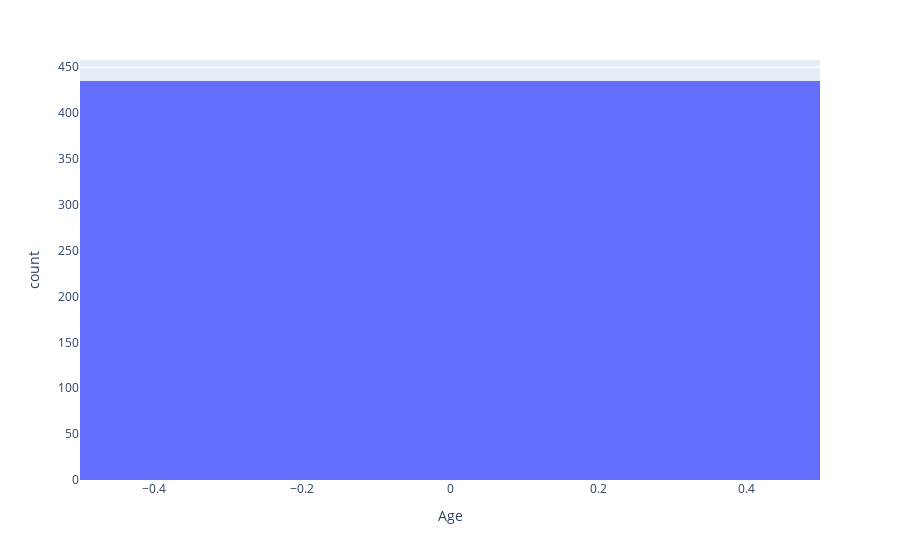

Notebook cell for this chart:
### Code cell
fig = px.histogram(metadata_df[metadata_df["Age"] <= 5], x="Age")
fig.show()

### Figure 1 — Plotly figure (JSON) as saved in the notebook; plotly's stock layout.template omitted (floating-point values rounded to 4 significant figures; data arrays with more than 128 entries replaced by an {"elided": "..."} marker saying what was removed)
{"data": [{"alignmentgroup": "True", "bingroup": "x", "hovertemplate": "Age=%{x}<br>count=%{y}<extra></extra>", "legendgroup": "", "marker": {"color": "#636efa", "pattern": {"shape": ""}}, "name": "", "offsetgroup": "", "orientation": "v", "showlegend": false, "type": "histogram", "x": {"elided": "435 int values"}, "xaxis": "x", "yaxis": "y"}], "layout": {"barmode": "relative", "legend": {"tracegroupgap": 0}, "margin": {"t": 60}, "xaxis": {"anchor": "y", "domain": [0, 1], "title": {"text": "Age"}}, "yaxis": {"anchor": "x", "domain": [0, 1], "title": {"text": "count"}}}}
